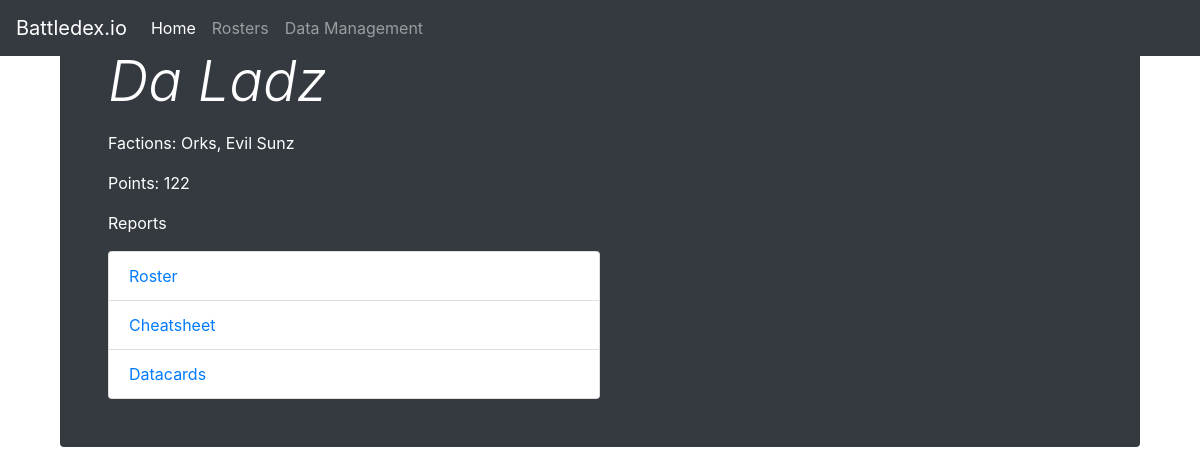
The app's page /roster/2 with its own data.
### armybuilder/models.py (models this page shows, shortened)
class Roster(Base):
    __tablename__ = 'roster'
    id = Column(Integer, primary_key=True)
    name = Column(Text)
    player_name = Column(Text)
    factions = relationship('Faction', secondary=roster_faction_table, back_populates='rosters', lazy='subquery')
    entries = relationship('RosterEntry', cascade='delete', lazy='subquery')
    users = relationship(
        'User',
        secondary=user_roster_table,
        back_populates='rosters'
    )
    @property
    def points(self):
        return sum(e.points for e in self.entries)

class Faction(Base):
    __tablename__ = 'faction'
    id = Column(Integer, primary_key=True)
    name = Column(Text)
    keyword_id = Column(Integer, ForeignKey('keyword.id'))
    keyword = relationship('Keyword')
    is_subfaction = Column(Boolean, default=False)
    abilities = relationship('Ability', secondary=faction_ability_table, back_populates='factions', lazy='subquery')
    figures = relationship(
        'Figure', secondary=figure_faction_table,
        back_populates='factions'
    )
    tactics = relationship('Tactic',
        secondary=tactic_faction_table,
        back_populates='factions')
    rosters = relationship('Roster',
        secondary=roster_faction_table,
        back_populates='factions')
    def __str__(self):
        return self.name

class Wargear(Base):
    __tablename__ = 'wargear'
    id = Column(Integer, primary_key=True)
    name = Column(Text)
    profile = Column(Text)
    wargear_range = Column(Text)
    wargear_type = Column(Text)
    strength = Column(Text)
    ap = Column(Text)
    damage = Column(Text)
    points = Column(Integer)
    figures = relationship(
        'Figure',
        secondary=figure_wargear_table,
        back_populates='allowed_wargear',
        lazy='subquery'
    )
    abilities = relationship(
        'Ability',
        secondary=wargear_ability_table,
        back_populates='wargear',
        lazy='subquery'
    )
    roster_entries = relationship(
        'RosterEntry',
        secondary=roster_entry_wargear_table,
        back_populates='wargear',
        lazy='subquery'
    )

class Figure(Base):
    __tablename__ = 'figure'
    id = Column(Integer, primary_key=True)
    figure_type = Column(Text)
    figure_name = Column(Text)
    points = Column(Integer)
    move = Column(Text)
    weapon_skill = Column(Integer)
    ballistic_skill = Column(Integer)
    strength = Column(Text)
    toughness = Column(Text)
    wounds = Column(Text)
    attacks = Column(Text)
    leadership = Column(Text)
    save = Column(Text)
    max_number = Column(Integer)
    allowed_wargear = relationship('Wargear', secondary=figure_wargear_table, back_populates='figures', lazy='subquery')
    allowed_specializations = relationship('Specialization',
        secondary=figure_specialization_table,
        back_populates='figures',
        lazy='subquery')
    factions = relationship(
        'Faction', secondary=figure_faction_table,
        back_populates='figures',
        lazy='subquery'
    )
    keywords = relationship(
        'Keyword',
        secondary=figure_keyword_table,
        back_populates='figures',
        lazy='subquery'
    )
    abilities = relationship(
        'Ability',
        secondary=figure_ability_table,
        back_populates='figures',
        lazy='subquery'
    )

### armybuilder/views.py (the view)
@app.route('/roster/<int:roster_id>')
def roster_view(roster_id):
    roster = db.session.query(Roster).get(roster_id)
    return render_template('web/roster.html.jinja', roster=roster)

### armybuilder/models.py (called while the page is built)
    @property
    def points(self):
        wargear_points = sum([ w.points if w.points else 0 for w in self.wargear ]) if self.wargear else 0
        figure_points = self.figure.points if self.figure.points else 0
        return wargear_points + figure_points

### armybuilder/templates/web/roster.html.jinja (shortened to what this page needs)
{% extends "web/base.html.jinja" %}
{% block content %}
<div class="container">
    <div class="jumbotron p-3 p-md-5 text-white rounded bg-dark">
        <div class="col-md-6 px-0">
            <h1 class="display-4 font-italic">{{ roster.name }}</h1>
            <p>Factions: {{ roster.factions|join(", ") if roster.factions else '' }}</p>
            <p>Points: {{ roster.points }}</p>
            <p>Reports</p>
            <ul class="list-group">
                <li class="list-group-item"><a href="/report/{{ roster.id }}/roster">Roster</a></li>
                <li class="list-group-item"><a href="/report/{{ roster.id }}/cheatsheet">Cheatsheet</a></li>
                <li class="list-group-item"><a href="/report/{{ roster.id }}/datacards">Datacards</a></li>
            </ul>
        </div>
    </div>
</div>
{% endblock %}
{% block scripts %}
<link rel="stylesheet" href="{{ url_for('static', filename='thirdparty/jsgrid/jsgrid.min.css') }}">
<link rel="stylesheet" href="{{ url_for('static', filename='thirdparty/jsgrid/jsgrid-theme.min.css') }}">
<link rel="stylesheet" href="{{ url_for('static', filename='thirdparty/chosen/chosen.min.css') }}">
{% endblock %}

### armybuilder/templates/web/base.html.jinja (shortened to what this page needs)
{% import "web/macros.html.jinja" as macros %}
<!DOCTYPE html>
<html xmlns="http://www.w3.org/1999/xhtml"
      xmlns:svg="http://www.w3.org/2000/svg"
      xmlns:vml="urn:schemas-microsoft-com:vml">
    <head>
    <link rel="stylesheet" href="{{ url_for('static', filename='thirdparty/bootstrap.min.css') }}">
    <link rel="stylesheet" href="{{ url_for('static', filename='base.css') }}">
    </head>
    <header>
      <nav class="navbar navbar-expand-md navbar-dark fixed-top bg-dark">
        <a class="navbar-brand" href="#">Battledex.io</a>
        <div class="collapse navbar-collapse" id="navbarCollapse">
          <ul class="navbar-nav mr-auto">
            <li class="nav-item active">
              <a class="nav-link" href="/">Home <span class="sr-only">(current)</span></a>
            </li>
            <li class="nav-item">
              <a class="nav-link" href="{{ url_for('rosters_view') }}">Rosters</a>
            </li>
            <li class="nav-item">
              <a class="nav-link" href="/admin/roster">Data Management</a>
            </li>
          </ul>
        </div>
      </nav>
    </header>
    <main role="main" class="container">
    {% block content %}
    {% endblock %}
    </main>
    {% block scripts %}
    {% endblock %}
</html>

### records on screen
Roster: name "Da Ladz"
Faction: factions "Orks, Evil Sunz"
Wargear: points "122"
